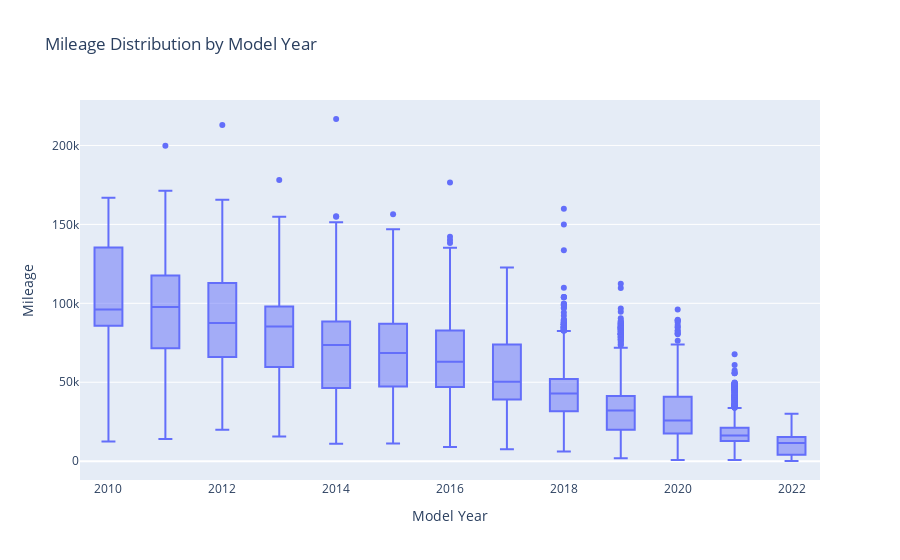

Notebook code cell kept with this figure:
### Markdown cell above
While it can be difficult to see because of the large number of car listings, the regression line for price trends downward as milage increases, which makes sense since high mileage cars on average won't last as long as low mileage.  This plot also gives us an idea of the distribution of mileage, with most dense area being around the 25,000 mark, but with the distribution being multimodal with multiple peaks.

### Code cell
#Make mileage boxplots by model year, in both plotly and seaborn/matplotlib 

#Make plot in plotly express
fig = px.box(cars_data[cars_data['Year'] > 2009], x = 'Year', y = 'Mileage',
             
             labels = {'Year' : 'Model Year'}, 
             title = 'Mileage Distribution by Model Year',
            height = 600)
fig.show()

#Make similar plot in seaborn/matplotlib

plt.rcParams['figure.dpi'] = 300
plt.rcParams['savefig.dpi'] = 300
plt.rcParams['font.family'] = 'Source Sans Pro'
fig2, ax = plt.subplots()
ax = sns.set_palette('deep')

ax = sns.boxplot(data = cars_data[cars_data['Year'] > 2009], x = 'Year', y = 'Mileage')
ax.set_title('Mileage Distribution by Model Year')
ax.set_xlabel('Model Year')
plt.show()

### Figure 1 — Plotly figure (JSON) as saved in the notebook; plotly's stock layout.template omitted (floating-point values rounded to 4 significant figures; data arrays with more than 128 entries replaced by an {"elided": "..."} marker saying what was removed)
{"data": [{"alignmentgroup": "True", "hovertemplate": "Model Year=%{x}<br>Mileage=%{y}<extra></extra>", "legendgroup": "", "marker": {"color": "#636efa"}, "name": "", "notched": false, "offsetgroup": "", "orientation": "v", "showlegend": false, "type": "box", "x": {"elided": "9285 int values"}, "x0": " ", "xaxis": "x", "y": {"elided": "9285 int values"}, "y0": " ", "yaxis": "y"}], "layout": {"autosize": true, "boxmode": "group", "legend": {"tracegroupgap": 0}, "title": {"text": "Mileage Distribution by Model Year"}, "xaxis": {"anchor": "y", "autorange": true, "domain": [0, 1], "range": [2010.0, 2022.0], "title": {"text": "Model Year"}, "type": "linear"}, "yaxis": {"anchor": "x", "autorange": true, "domain": [0, 1], "range": [-11910.0, 228800.0], "title": {"text": "Mileage"}, "type": "linear"}}}
